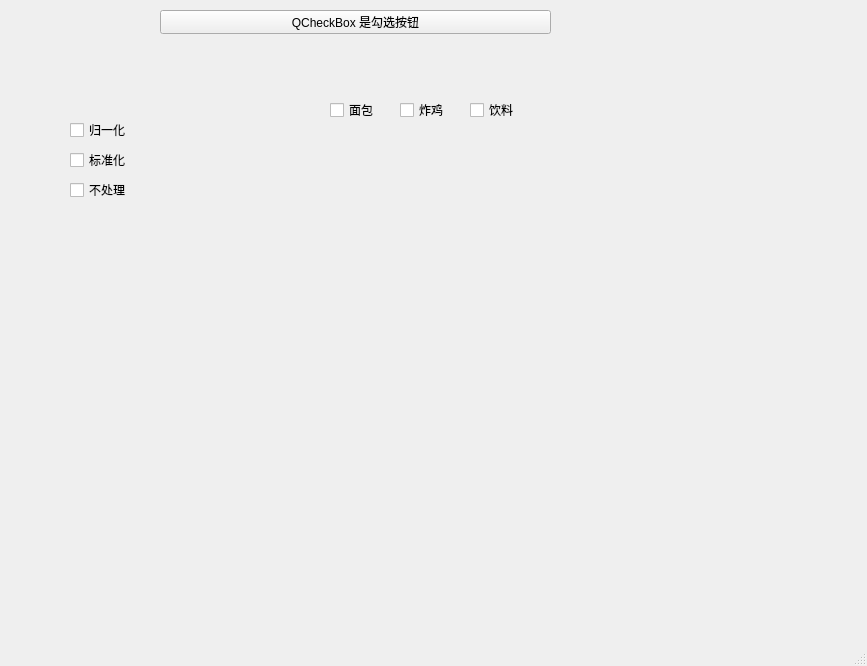
<?xml version="1.0" encoding="UTF-8"?>
<ui version="4.0">
 <class>MainWindow</class>
 <widget class="QMainWindow" name="MainWindow">
  <property name="geometry">
   <rect>
    <x>0</x>
    <y>0</y>
    <width>867</width>
    <height>666</height>
   </rect>
  </property>
  <property name="windowTitle">
   <string>MainWindow</string>
  </property>
  <widget class="QWidget" name="centralwidget">
   <widget class="QPushButton" name="pushButton">
    <property name="geometry">
     <rect>
      <x>160</x>
      <y>10</y>
      <width>391</width>
      <height>24</height>
     </rect>
    </property>
    <property name="text">
     <string>QCheckBox 是勾选按钮</string>
    </property>
   </widget>
   <widget class="QCheckBox" name="checkBox">
    <property name="geometry">
     <rect>
      <x>70</x>
      <y>120</y>
      <width>79</width>
      <height>20</height>
     </rect>
    </property>
    <property name="text">
     <string>归一化</string>
    </property>
    <attribute name="buttonGroup">
     <string notr="true">buttonGroup_scale</string>
    </attribute>
   </widget>
   <widget class="QCheckBox" name="checkBox_2">
    <property name="geometry">
     <rect>
      <x>70</x>
      <y>150</y>
      <width>79</width>
      <height>20</height>
     </rect>
    </property>
    <property name="text">
     <string>标准化</string>
    </property>
    <attribute name="buttonGroup">
     <string notr="true">buttonGroup_scale</string>
    </attribute>
   </widget>
   <widget class="QCheckBox" name="checkBox_3">
    <property name="geometry">
     <rect>
      <x>70</x>
      <y>180</y>
      <width>79</width>
      <height>20</height>
     </rect>
    </property>
    <property name="text">
     <string>不处理</string>
    </property>
    <attribute name="buttonGroup">
     <string notr="true">buttonGroup_scale</string>
    </attribute>
   </widget>
   <widget class="QCheckBox" name="checkBox_4">
    <property name="geometry">
     <rect>
      <x>330</x>
      <y>100</y>
      <width>79</width>
      <height>20</height>
     </rect>
    </property>
    <property name="text">
     <string>面包</string>
    </property>
    <attribute name="buttonGroup">
     <string notr="true">buttonGroup_fool</string>
    </attribute>
   </widget>
   <widget class="QCheckBox" name="checkBox_5">
    <property name="geometry">
     <rect>
      <x>400</x>
      <y>100</y>
      <width>79</width>
      <height>20</height>
     </rect>
    </property>
    <property name="text">
     <string>炸鸡</string>
    </property>
    <attribute name="buttonGroup">
     <string notr="true">buttonGroup_fool</string>
    </attribute>
   </widget>
   <widget class="QCheckBox" name="checkBox_6">
    <property name="geometry">
     <rect>
      <x>470</x>
      <y>100</y>
      <width>79</width>
      <height>20</height>
     </rect>
    </property>
    <property name="text">
     <string>饮料</string>
    </property>
    <attribute name="buttonGroup">
     <string notr="true">buttonGroup_fool</string>
    </attribute>
   </widget>
  </widget>
  <widget class="QMenuBar" name="menubar">
   <property name="geometry">
    <rect>
     <x>0</x>
     <y>0</y>
     <width>867</width>
     <height>22</height>
    </rect>
   </property>
  </widget>
  <widget class="QStatusBar" name="statusbar"/>
 </widget>
 <resources/>
 <connections/>
 <buttongroups>
  <buttongroup name="buttonGroup_scale"/>
  <buttongroup name="buttonGroup_fool">
   <property name="exclusive">
    <bool>false</bool>
   </property>
  </buttongroup>
 </buttongroups>
</ui>
